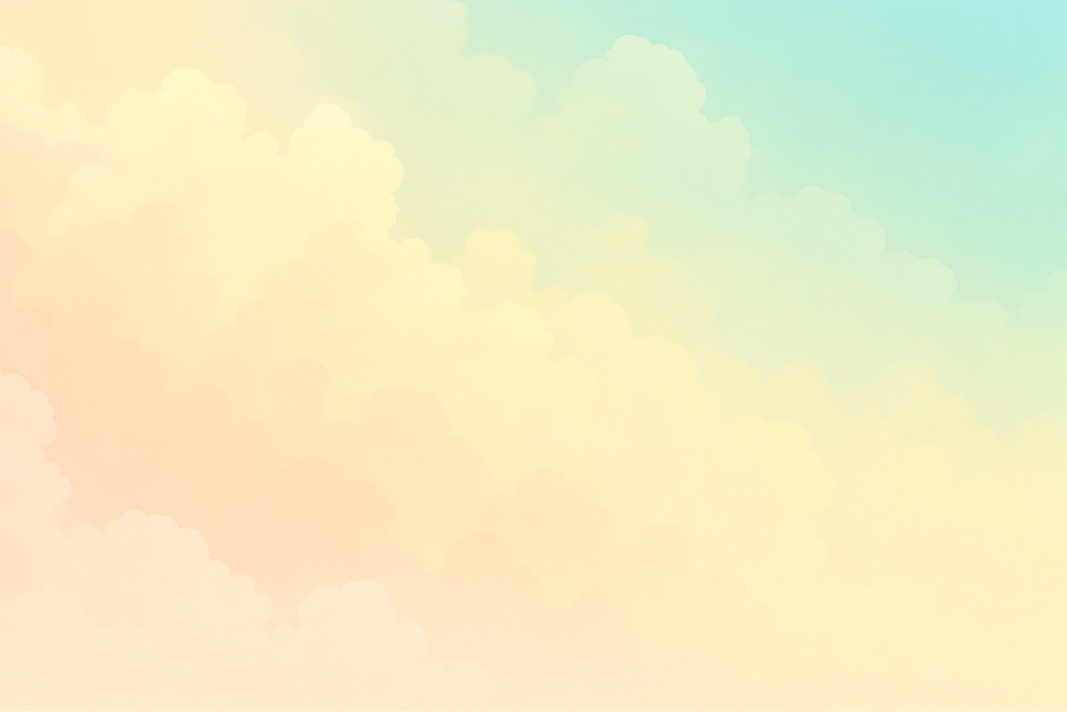
#> input picture frontend/scripts/source/Background_Cloud.png, 6400 x 4267 px (shown at 1/6 size)
$ python recolor-background.py
#> lines starting #> are read from the running program, lines starting #| are printed output that depends on the picture
"""Repaint the cloud backdrop into the Sugar Crystal palette.

``Background_Cloud.png`` was drawn for the old ``--color-figma-*`` board: mint
(~H 180deg) through lemon (~H 90deg) to peach (~H 40deg). Sugar Crystal lives
at H 310deg, whose complement is exactly that yellow-green, so the old artwork
fights every surface on the page.

Rather than rotate the hue — which would only move the three source hues
somewhere else, keeping their spread — this throws the source hues away
entirely: the picture is reduced to luminance and that luminance is remapped
onto the palette's own ladder. The cloud *shape* survives, the colour is
palette-correct by construction.

Idempotent: it always reads the PNG and overwrites the WebP, so tune the
constants below and re-run as often as you like.

    cd frontend/scripts
    python3 -m venv .venv && ./.venv/bin/pip install pillow
    ./.venv/bin/python recolor-background.py
"""

from pathlib import Path

from PIL import Image

# The gradient map, dark end first. These four hex values are the sRGB
# references for --color-spark / bloom / veil / bg in src/index.css; when the
# palette is retuned, both places have to move together.
#
# The stops are bunched toward the light end because that is where the cloud
# detail lives: highlights land on `bg` (the page's own ground, so the cloud
# dissolves into it) and the deep sky lands on `spark`.
STOPS = (
    (0.00, "#9E75BB"),  # spark  — deepest sky
    (0.45, "#DCC8ED"),  # bloom  — cloud shadow
    (0.75, "#EFE2F9"),  # veil   — cloud body
    (1.00, "#F9F5FD"),  # bg     — highlight, = page ground
)

# Percentiles the source luminance is stretched from. The source histogram is
# heavily bright-skewed (it is a pastel sky); mapping it raw would push almost
# every pixel into the veil-bg pair and the cloud form would vanish. Widen the
# gap to flatten the result, narrow it for more contrast.
STRETCH = (2.0, 99.5)

# Output width. The image is a full-bleed `cover` background, so it only ever
# needs to beat the widest common viewport, not the 6400px of the source.
OUTPUT_WIDTH = 2560
WEBP_QUALITY = 82

# The source lives outside public/ on purpose: everything under public/ is
# copied verbatim into the build, and shipping a 3.4 MiB PNG nobody requests
# would undo the point of the WebP.
SOURCE = Path(__file__).parent / "source" / "Background_Cloud.png"
OUTPUT = Path(__file__).parent.parent / "public" / "assets" / "background-cloud.webp"


def build_lut():
    """256 entries per channel, linearly interpolated between STOPS."""
    stops = [(pos, tuple(int(hex_[i : i + 2], 16) for i in (1, 3, 5))) for pos, hex_ in STOPS]

    channels = ([], [], [])
    for value in range(256):
        position = value / 255
        lower, upper = stops[0], stops[-1]
        for left, right in zip(stops, stops[1:]):
            if left[0] <= position <= right[0]:
                lower, upper = left, right
                break

        span = upper[0] - lower[0]
        t = 0.0 if span == 0 else (position - lower[0]) / span
        for channel in range(3):
            channels[channel].append(round(lower[1][channel] + t * (upper[1][channel] - lower[1][channel])))

    return channels[0] + channels[1] + channels[2]


def stretch_levels(gray):
    """Rescale so STRETCH[0]% of pixels sit at black and STRETCH[1]% at white."""
    histogram = gray.histogram()
    total = sum(histogram)

    def percentile(fraction):
        target = total * fraction / 100
        running = 0
        for value, count in enumerate(histogram):
            running += count
            if running >= target:
                return value
        return 255

    low, high = percentile(STRETCH[0]), percentile(STRETCH[1])
    if high <= low:
        return gray, (low, high)

    scale = 255 / (high - low)
    return gray.point(lambda v: min(255, max(0, round((v - low) * scale)))), (low, high)


def main():
    source = Image.open(SOURCE)
#> source is the input picture: PIL image 6400x4267 RGB; mean R, G, B 241.1, 237.5, 198.1
    print(f"source  {SOURCE.name}  {source.size[0]}x{source.size[1]}  "
          f"{SOURCE.stat().st_size / 1024 / 1024:.1f} MiB")
#| source  Background_Cloud.png  6400x4267  3.4 MiB

    gray = source.convert("L")
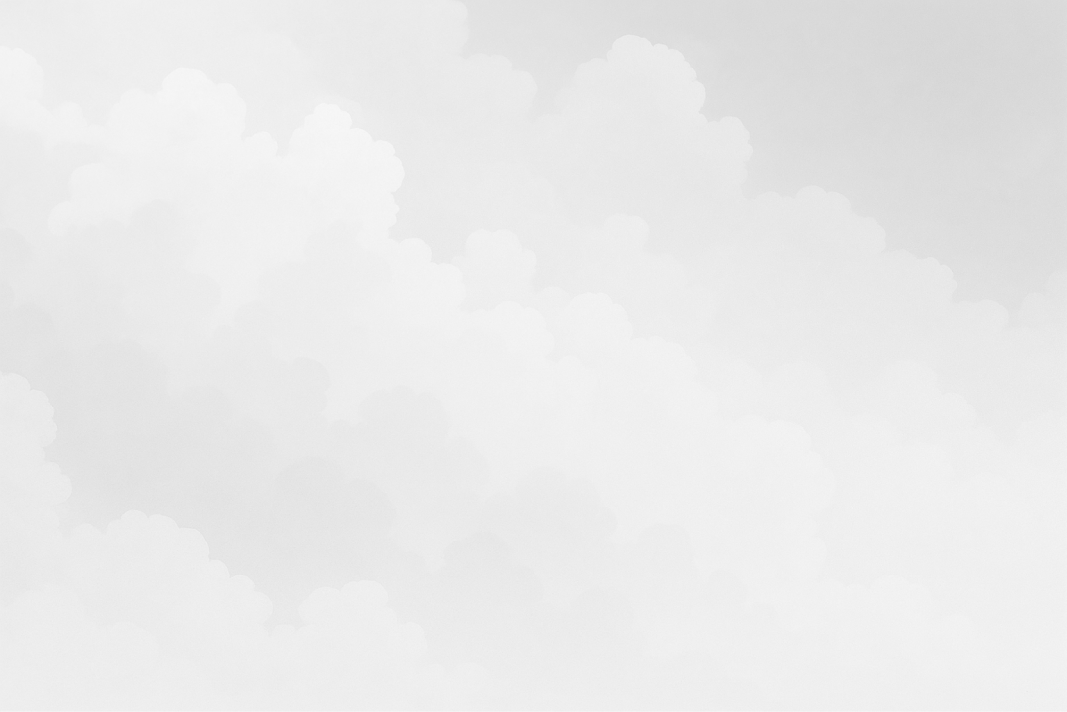
#> gray: PIL image 6400x4267 L (shown at 1/6 size); min 209, max 248, mean 234.1
    gray, (low, high) = stretch_levels(gray)
#> in stretch_levels, `histogram = gray.histogram()`: histogram = 256 values, max 2610456 at index 239, min 0 at index 0, mean 106675
#> in stretch_levels, `total = sum(histogram)`: total = 27308800
#> in percentile, `target = total * fraction / 100`: target = 546176
#> after the loop in percentile, `for value, count in enumerate(histogram):`: running = 561487
#> after the loop in percentile, `for value, count in enumerate(histogram):`: running = 27186745
#> in stretch_levels, `low, high = percentile(STRETCH[0]), percentile(STRETCH[1])`: low = 216; high = 244
#> in stretch_levels, `scale = 255 / (high - low)`: scale = 9.11
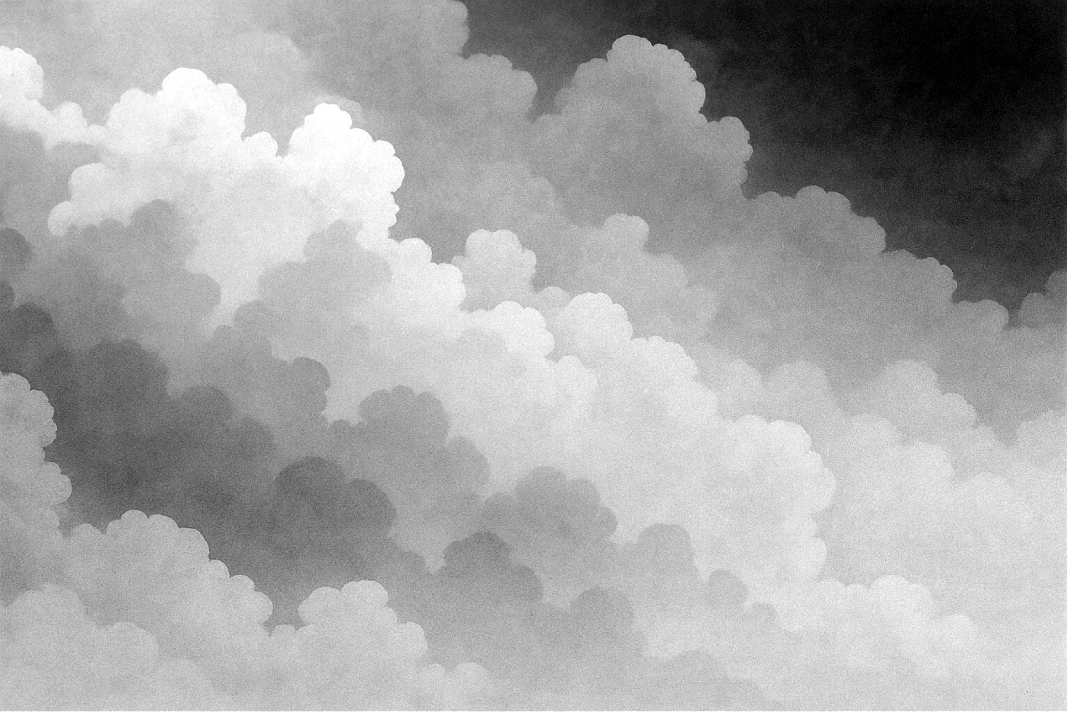
#> gray: PIL image 6400x4267 L (shown at 1/6 size); min 0, max 255, mean 164.7
#> low = 216; high = 244
    print(f"levels  stretched from {low}-{high} to 0-255")
#| levels  stretched from 216-244 to 0-255

    height = round(source.size[1] * OUTPUT_WIDTH / source.size[0])
#> height = 1707
    gray = gray.resize((OUTPUT_WIDTH, height), Image.LANCZOS)
#> gray: PIL image 2560x1707 L

    recoloured = gray.convert("RGB").point(build_lut())
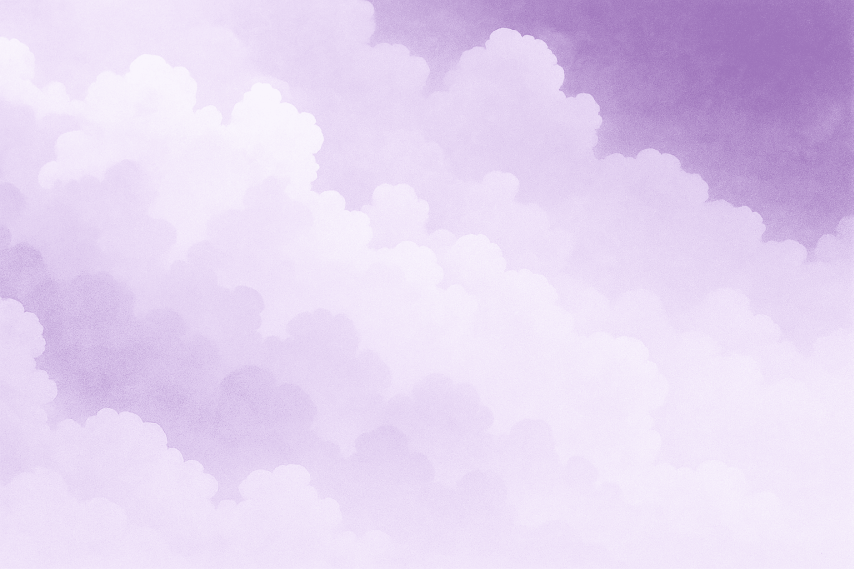
#> recoloured: PIL image 2560x1707 RGB (shown at 1/3 size); mean R, G, B 228.4, 212.5, 241
    recoloured.save(OUTPUT, "WEBP", quality=WEBP_QUALITY, method=6)

#> (the run stopped early here; a loop or call above may not have finished)
